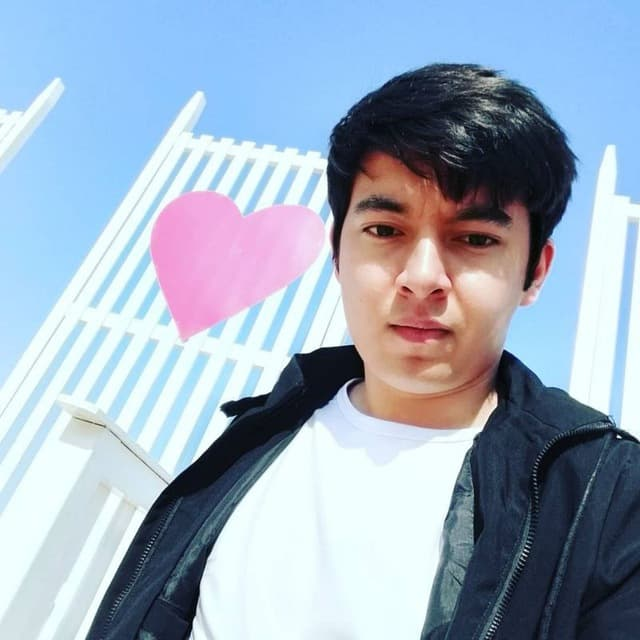
#> input picture OpenCV_Full/Photos/self.jpg, 640 x 640 px
$ python 12_Masking.py
#> lines starting #> are read from the running program, lines starting #| are printed output that depends on the picture; after the words box and inside, x2 and y2 are one past the last pixel; in counts of white or black regions, pixels touching at a corner belong together
import cv2
import numpy as np

img = cv2.imread('Photos/self.jpg')
#> img is the input picture: shape (640, 640, 3); mean B, G, R 190.6, 172.1, 156.7
cv2.imshow('img', img)


blank = np.zeros(img.shape[:2], dtype='uint8')
cv2.imshow('blank', blank)


mask = cv2.circle(blank, (img.shape[1]//2+120, img.shape[0]//2-90), 150, 255, -1)
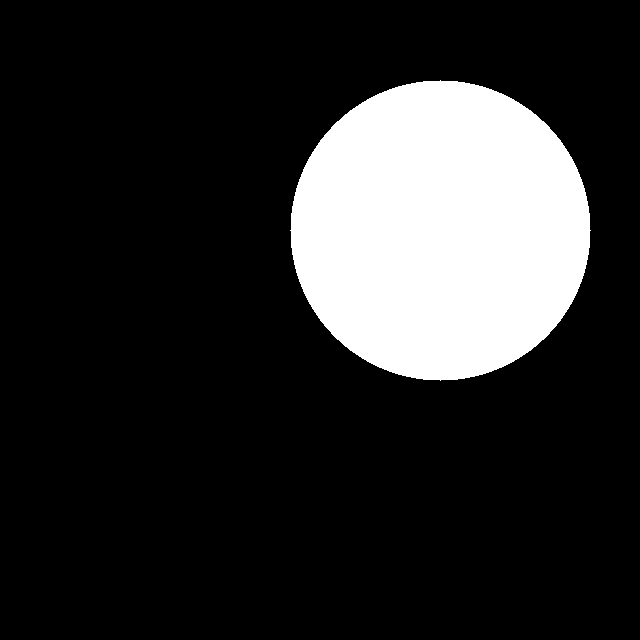
#> blank: shape (640, 640); 17.3% white; 1 white region, box (x1, y1, x2, y2) and area: (290, 80, 591, 381) 70681
cv2.imshow('mask', mask)


masked = cv2.bitwise_and(img, img, mask=mask)
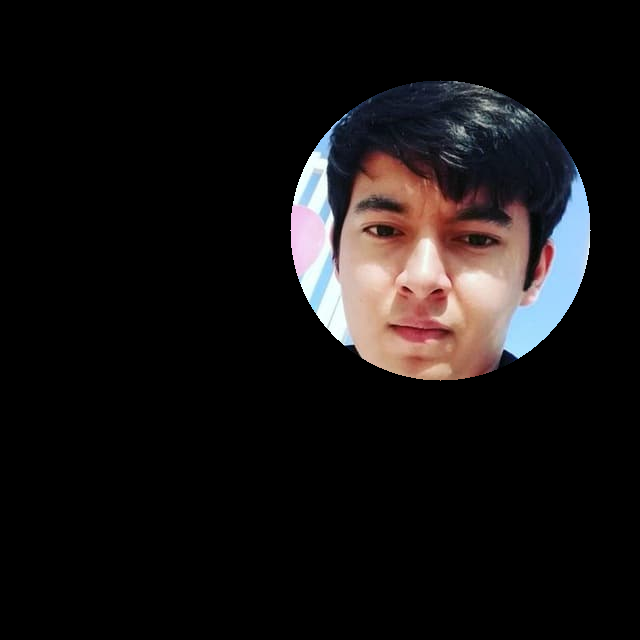
#> masked: shape (640, 640, 3); mean B, G, R 19.6, 19.4, 22.3
cv2.imshow('masked', masked)


cv2.waitKey(0)
